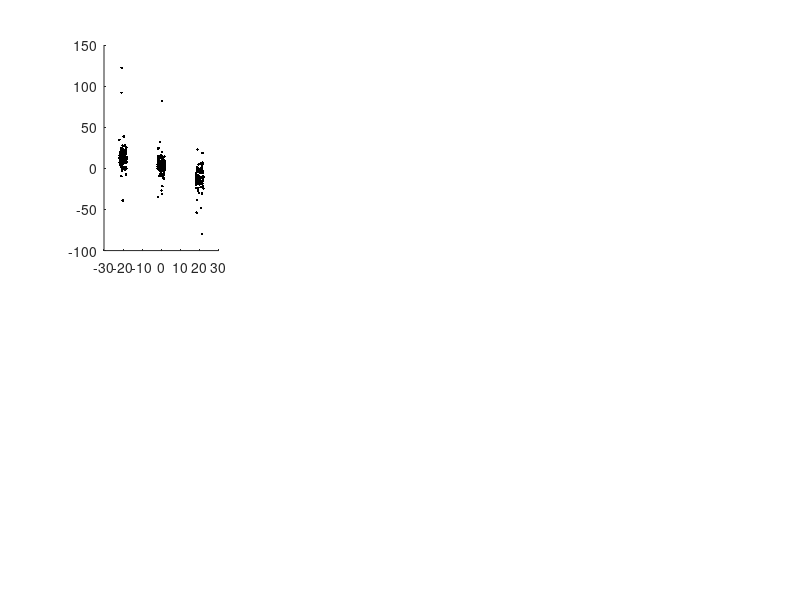

This chart was generated by the following MATLAB code: (Note: this script raises an error after producing the figure.)
%% get all data ids
clc; clear; close all;
load('data/figure3_intercept.mat','v1','v4')
intercept_mid = v4.intercept_mid;
intercept_len = v4.intercept_len;

%% plot scatter
intercept_mid(~ismember([intercept_mid.mid_val],-20:20:20)) = [];
intercept_len([intercept_len.sess_mark]==1) = [];

figure('color','w','pos',[476,305,971,561])
subplot(241); hold on;
a = intercept_mid;
% a = stats_mid([stats_mid.len_val]==100);
% b = stats_mid([stats_mid.len_val]==140);
plot(-2+4*rand(size(a))+[a.mid_val],[a.beta_stim_inter],'k.','markersize',6,'linewidth',1.5,'markerfacecolor','w'); hold on;
% plot(-2+4*rand(size(b))+[b.mid_val],[b.beta_stim_inter],'r.','markersize',6,'linewidth',1.5,'markerfacecolor','w');
plot(unique([a.mid_val]),groupsummary([a.beta_stim_inter]',[a.mid_val]','median'),'ko-','markersize',10,'linewidth',1.5,'markerfacecolor','w');
% plot(unique([b.mid_val]),groupsummary([b.beta_stim_inter]',[b.mid_val]','median'),'ro-','markersize',10,'linewidth',1.5,'markerfacecolor','w');
fixPlot(gca,[-25 25],[-35 35],'arc mid value','intercept of saccade decoder',-20:20:40,-20:20:40,'stim time')

% histograms of the stuff in the previous plot
subplot(242); hold on;
cla; hold on;
histogram([a([a.mid_val]==-20).beta_stim_inter],linspace(-35,35,13),'DisplayStyle','stairs','linewidth',2,'edgecolor',[62 83 159]/255)
histogram([a([a.mid_val]==0).beta_stim_inter],linspace(-35,35,13),'DisplayStyle','stairs','linewidth',2,'edgecolor',[53 126 187]/255)
histogram([a([a.mid_val]==20).beta_stim_inter],linspace(-35,35,13),'DisplayStyle','stairs','linewidth',2,'edgecolor',[109 159 96]/255)
fixPlot(gca,[-35 35],[0 35],'intercept of saccade decoder','count',-30:15:30,0:10:30,'stim time')

subplot(243); hold on;
plot(-2+4*rand(size(a))+[a.mid_val],[a.beta_arc_inter],'k.','markersize',6,'linewidth',1.5,'markerfacecolor','w'); hold on;
% plot(-2+4*rand(size(b))+[b.mid_val],[b.beta_arc_inter],'r.','markersize',6,'linewidth',1.5,'markerfacecolor','w');
plot(unique([a.mid_val]),groupsummary([a.beta_arc_inter]',[a.mid_val]','median'),'ko-','markersize',10,'linewidth',1.5,'markerfacecolor','w');
% plot(unique([b.mid_val]),groupsummary([b.beta_arc_inter]',[b.mid_val]','median'),'ro-','markersize',10,'linewidth',1.5,'markerfacecolor','w');
fixPlot(gca,[-25 25],[-35 35],'arc mid value','intercept of saccade decoder',-20:20:40,-20:20:40,'arc time')

% histograms of the stuff in the previous plot
subplot(244); hold on;
histogram([a([a.mid_val]==-20).beta_arc_inter],linspace(-35,35,13),'DisplayStyle','stairs','linewidth',2,'edgecolor',[62 83 159]/255)
histogram([a([a.mid_val]==0).beta_arc_inter],linspace(-35,35,13),'DisplayStyle','stairs','linewidth',2,'edgecolor',[53 126 187]/255)
histogram([a([a.mid_val]==20).beta_arc_inter],linspace(-35,35,13),'DisplayStyle','stairs','linewidth',2,'edgecolor',[109 159 96]/255)
fixPlot(gca,[-35 35],[0 35],'intercept of saccade decoder','count',-30:15:30,0:10:30,'arc time')

subplot(245); cla; hold on;
a = intercept_len([intercept_len.mid_val]==0);
% b = stats_len([stats_len.mid_val]==-20);
c = intercept_len([intercept_len.mid_val]==20);
plot(-2+4*rand(size(a))+[a.len_val],[a.beta_stim_inter],'k.','markersize',6,'linewidth',1.5,'markerfacecolor','w'); hold on;
% plot(-2+4*rand(size(b))+[b.len_val],[b.beta_stim_inter],'r.','markersize',6,'linewidth',1.5,'markerfacecolor','w');
plot(-2+4*rand(size(c))+[c.len_val],[c.beta_stim_inter],'g.','markersize',6,'linewidth',1.5,'markerfacecolor','w');
plot(unique([a.len_val]),groupsummary([a.beta_stim_inter]',[a.len_val]','median'),'ko-','markersize',10,'linewidth',1.5,'markerfacecolor','w');
% plot(unique([b.len_val]),groupsummary([b.beta_stim_inter]',[b.len_val]','median'),'ro-','markersize',10,'linewidth',1.5,'markerfacecolor','w');
plot(unique([c.len_val]),groupsummary([c.beta_stim_inter]',[c.len_val]','median'),'go-','markersize',10,'linewidth',1.5,'markerfacecolor','w');
fixPlot(gca,[90 150],[-35 35],'arc len value','slope of saccade decoder',[100 140],-20:20:100,'stim time')

subplot(246); cla; hold on;
histogram([a([a.len_val]==100).beta_stim_inter],linspace(-35,35,13),'DisplayStyle','stairs','linewidth',2,'edgecolor',[115 192 235]/255)
histogram([a([a.len_val]==140).beta_stim_inter],linspace(-35,35,13),'DisplayStyle','stairs','linewidth',2,'edgecolor',[53 126 187]/255)
histogram([c([c.len_val]==100).beta_stim_inter],linspace(-35,35,13),'DisplayStyle','stairs','linewidth',2,'edgecolor',[187 217 174]/255)
histogram([c([c.len_val]==140).beta_stim_inter],linspace(-35,35,13),'DisplayStyle','stairs','linewidth',2,'edgecolor',[131 191 116]/255)
fixPlot(gca,[-35 35],[0 12],'intercept of saccade decoder','count',-30:15:30,0:10:30,'stim time')


subplot(247); cla; hold on;
plot(-2+4*rand(size(a))+[a.len_val],[a.beta_arc_inter],'k.','markersize',6,'linewidth',1.5,'markerfacecolor','w'); hold on;
% plot(-2+4*rand(size(b))+[b.len_val],[b.beta_arc_inter],'r.','markersize',6,'linewidth',1.5,'markerfacecolor','w');
plot(-2+4*rand(size(c))+[c.len_val],[c.beta_arc_inter],'g.','markersize',6,'linewidth',1.5,'markerfacecolor','w');
plot(unique([a.len_val]),groupsummary([a.beta_arc_inter]',[a.len_val]','median'),'ko-','markersize',10,'linewidth',1.5,'markerfacecolor','w');
% plot(unique([b.len_val]),groupsummary([b.beta_arc_inter]',[b.len_val]','median'),'ro-','markersize',10,'linewidth',1.5,'markerfacecolor','w');
plot(unique([c.len_val]),groupsummary([c.beta_arc_inter]',[c.len_val]','median'),'go-','markersize',10,'linewidth',1.5,'markerfacecolor','w');
fixPlot(gca,[90 150],[-35 35],'arc len value','slope of saccade decoder',[100 140],-20:20:100,'arc time')

subplot(248); cla; hold on;
histogram([a([a.len_val]==100).beta_arc_inter],linspace(-35,35,13),'DisplayStyle','stairs','linewidth',2,'edgecolor',[115 192 235]/255)
histogram([a([a.len_val]==140).beta_arc_inter],linspace(-35,35,13),'DisplayStyle','stairs','linewidth',2,'edgecolor',[53 126 187]/255)
histogram([c([c.len_val]==100).beta_arc_inter],linspace(-35,35,13),'DisplayStyle','stairs','linewidth',2,'edgecolor',[187 217 174]/255)
histogram([c([c.len_val]==140).beta_arc_inter],linspace(-35,35,13),'DisplayStyle','stairs','linewidth',2,'edgecolor',[131 191 116]/255)
fixPlot(gca,[-35 35],[0 12],'intercept of saccade decoder','count',-30:15:30,0:10:30,'arc time')


%% decoding accuracy histograms
figure('color','w','pos',[742,37,596,326])
subplot(121); hold on;
[~,uSess] = unique([[intercept_mid.sessId]' [intercept_mid.set]'],'rows');
histogram([intercept_mid(uSess).curv_dec_set_stim],linspace(0,1,15),'DisplayStyle','stairs','linewidth',1.5);
histogram([intercept_mid(uSess).curv_dec_set_arc],linspace(0,1,14),'DisplayStyle','stairs','linewidth',1.5)
histogram([intercept_mid(uSess).sacc_dec_set_arc],linspace(0,1,16),'DisplayStyle','stairs','linewidth',1.5)
fixPlot(gca,[-0.1 1.1],[0 30],'decoding acc','count',0:0.25:1,0:10:100,'mid sessions',{'stim time curv dec' 'arc time curv dec' 'arc time sacc dec'})
legend('Location','northwest')

subplot(122); hold on;
[~,uSess] = unique([[intercept_len.sessId]' [intercept_len.set]'],'rows');
histogram([intercept_len(uSess).curv_dec_set_stim],linspace(0,1,9),'DisplayStyle','stairs','linewidth',1.5);
histogram([intercept_len(uSess).curv_dec_set_arc],linspace(0,1,8),'DisplayStyle','stairs','linewidth',1.5)
histogram([intercept_len(uSess).sacc_dec_set_arc],linspace(0,1,10),'DisplayStyle','stairs','linewidth',1.5)
fixPlot(gca,[-0.1 1.1],[0 15],'decoding acc','count',0:0.25:1,0:5:100,'len sessions')